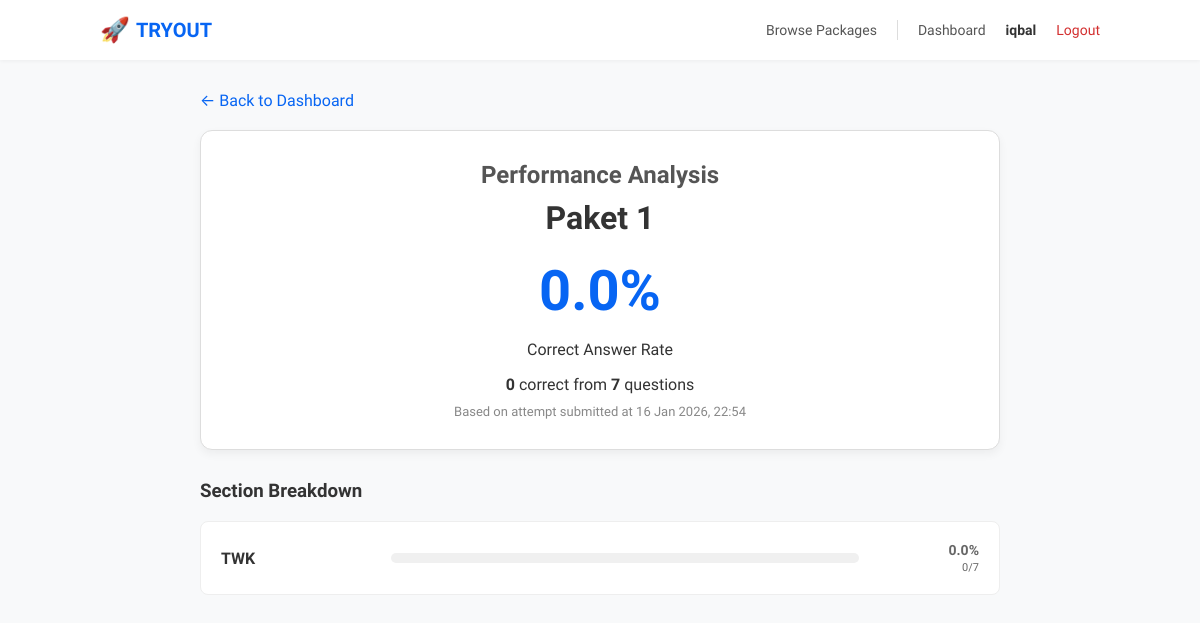
Page /packages/paket-1/analysis/ (signed in) on the earlier database version.
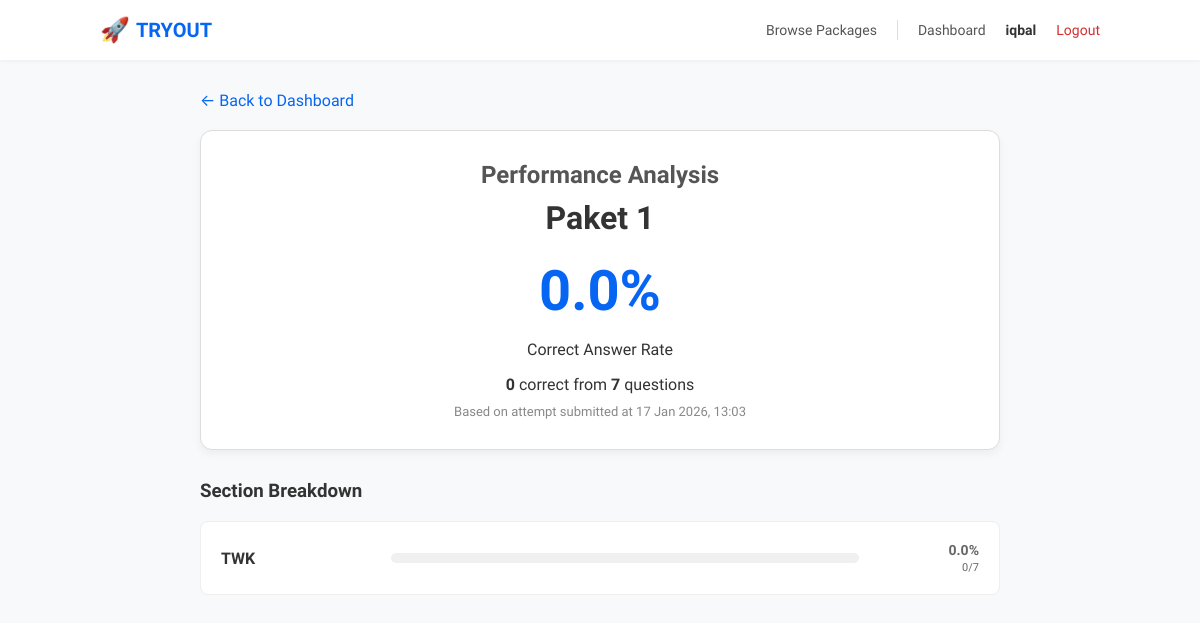
Same page on the later database version.
### exam/models.py (models this page shows, shortened)
class Attempt(models.Model):
    class Mode(models.TextChoices):
        TRYOUT = "TRYOUT", "Tryout"
        LEARN = "LEARN", "Learn"
    class Status(models.TextChoices):
        IN_PROGRESS = "IN_PROGRESS", "In Progress"
        SUBMITTED = "SUBMITTED", "Submitted"
        EXPIRED = "EXPIRED", "Expired"
    user = models.ForeignKey(settings.AUTH_USER_MODEL, on_delete=models.CASCADE, related_name="attempts")
    package = models.ForeignKey(Package, on_delete=models.CASCADE, related_name="attempts")
    mode = models.CharField(max_length=10, choices=Mode.choices, default=Mode.TRYOUT)
    status = models.CharField(max_length=15, choices=Status.choices, default=Status.IN_PROGRESS)
    last_active_at = models.DateTimeField(null=True, blank=True)
    started_at = models.DateTimeField(auto_now_add=True)
    submitted_at = models.DateTimeField(null=True, blank=True)
    duration_seconds = models.PositiveIntegerField(default=90 * 60)  # snapshot dari package
    elapsed_seconds = models.PositiveIntegerField(default=0)  # khusus mode LEARN (pauseable)
    current_index = models.PositiveIntegerField(default=0)  # untuk resume ke nomor terakhir dibuka
    created_at = models.DateTimeField(auto_now_add=True)
    class Meta:
        ordering = ["-created_at"]
    score = models.IntegerField(default=0)
    max_score = models.IntegerField(default=0)

### exam/views.py (the view)
# urls.py: path("packages/<slug:slug>/analysis/", views.package_analysis, name="package_analysis"),
@login_required
def package_analysis(request, slug):
    package = get_object_or_404(Package, slug=slug, is_active=True)
    attempt = Attempt.objects.filter(
        user=request.user,
        package=package,
        status=Attempt.Status.SUBMITTED
    ).order_by("-submitted_at").first()
    if not attempt:
        messages.warning(request, "Anda belum menyelesaikan tryout untuk paket ini.")
        return redirect("package_detail", slug=slug)
    questions = Question.objects.filter(package=package, is_active=True).select_related("section")
    answers = AttemptAnswer.objects.filter(attempt=attempt).prefetch_related("choices")
    ans_map = {a.question_id: a for a in answers}
    sections_data = {}
    total_correct = 0
    total_questions = len(questions)
    for q in questions:
        sec_name = q.section.title if q.section else "General"
        if sec_name not in sections_data:
            sections_data[sec_name] = {"correct": 0, "total": 0, "score": 0, "max_score": 0}
        data = sections_data[sec_name]
        data["total"] += 1
        a = ans_map.get(q.id)
        if a:
            selected = set(a.choices.values_list("id", flat=True))
            corrects = set(q.choices.filter(is_correct=True).values_list("id", flat=True))
            if selected and selected == corrects:
                is_correct = True
                data["correct"] += 1
                total_correct += 1
    analysis_list = []
    for name, data in sections_data.items():
        score_pct = (data["correct"] / data["total"] * 100) if data["total"] > 0 else 0
        analysis_list.append({
            "name": name,
            "correct": data["correct"],
            "total": data["total"],
            "score_pct": round(score_pct, 1)
        })
    return render(request, "exam/package_analysis.html", {
        "package": package,
        "attempt": attempt,
        "analysis": analysis_list,
        "total_correct": total_correct,
        "total_questions": total_questions,
        "overall_pct": round(total_correct / total_questions * 100, 1) if total_questions else 0
    })

### exam/templates/exam/package_analysis.html (shortened to what this page needs)
{% extends "core/base.html" %}
{% block content %}
<div class="analysis-container">
    <a href="{% url 'dashboard' %}" style="margin-bottom:20px; display:inline-block;">&larr; Back to Dashboard</a>
    <div class="summary-card">
        <h2 style="margin:0; color:#555;">Performance Analysis</h2>
        <h1 style="margin-top:10px;">{{ package.title }}</h1>
        <div class="score-big">{{ overall_pct }}%</div>
        <p>Correct Answer Rate</p>
        <div>
            <b>{{ total_correct }}</b> correct from <b>{{ total_questions }}</b> questions
        </div>
        <div style="font-size:13px; color:#888; margin-top:10px;">
            Based on attempt submitted at {{ attempt.submitted_at|date:"d M Y, H:i" }}
        </div>
    </div>
    <h3>Section Breakdown</h3>
    <div class="section-list">
        {% for sec in analysis %}
        <div class="section-item">
            <div class="sec-name">{{ sec.name }}</div>
            <div class="bar-container">
            </div>
            <div class="sec-stat">
                <b>{{ sec.score_pct }}%</b><br>
                <span style="font-size:11px;">{{ sec.correct }}/{{ sec.total }}</span>
            </div>
        </div>
        {% endfor %}
    </div>
</div>
{% endblock %}

Differences in the rows shown:
removed Attempt: submitted_at "16 Jan 2026, 22:54"
added Attempt: submitted_at "17 Jan 2026, 13:03"
